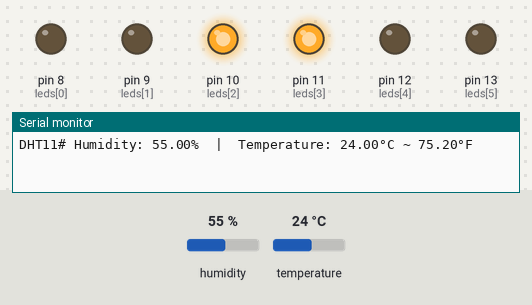
Bench run of a sketch on a simulated Arduino Uno, built with avr-gcc and run on an emulated ATmega328P. Shown: output pins drawn as LEDs (lit = HIGH), the last lines printed to the serial monitor. The test bench sets the inputs (shaded band); at power-on: temperature 24 °C, humidity 55 %.

Above: at 2.8 s.
2.9 s: temperature set to 12 °C
At 4.7 s:
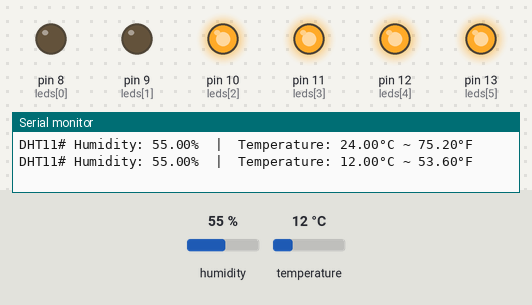
5.6 s: temperature set to 23 °C
8.3 s: temperature set to 26 °C
At 10.9 s:
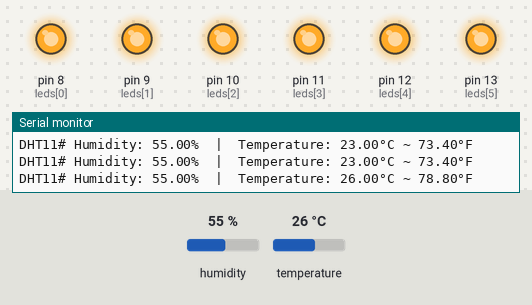
Timing chart, 0 to 12.4 s (numbered marks = the images above; inputs shaded):
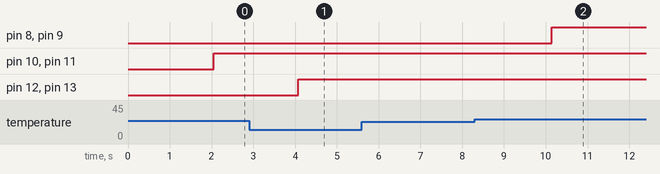

Measured:
- the behaviour switches between 24 and 25 °C on temperature (found by bisection; images 1 and 2)
- after the input at 2.9 s, pin 12 (leds[4]), pin 13 (leds[5]): LOW → HIGH after 1.2 s
- after the input at 8.3 s, pin 8 (leds[0]), pin 9 (leds[1]): LOW → HIGH after 1.8 s

The sketch:

tempSensor.ino
```cpp
const int leds[] = {8, 9, 10, 11, 12, 13};
const int ledCount = 6;


#include "DHT.h"
#define DHT11_PIN 2

DHT dht11(DHT11_PIN, DHT11);
float lastTempC;
float tempC;

void setup() {
  for (int i = 0; i < ledCount; i++)
  {
    pinMode(leds[i], OUTPUT);
  }
  Serial.begin(9600);
  dht11.begin();
  lastTempC = dht11.readTemperature();
}

void loop() {
  // wait a few seconds between measurements.
  delay(2000);
  // read humidity
  float humi  = dht11.readHumidity();
  // read temperature as Celsius
  tempC = dht11.readTemperature();
  // read temperature as Fahrenheit
  float tempF = dht11.readTemperature(true);

  // check if any reads failed
  if (isnan(humi) || isnan(tempC) || isnan(tempF)) {
    Serial.println("Failed to read from DHT11 sensor!");
  } else {
    if (lastTempC > tempC)
    {
      digitalWrite(leds[5], HIGH);
      digitalWrite(leds[4], HIGH);
    }
    else if (lastTempC < tempC)
    {
      digitalWrite(leds[0], HIGH);
      digitalWrite(leds[1], HIGH);
    }
    else if (lastTempC == tempC)
    {
      digitalWrite(leds[2], HIGH);
      digitalWrite(leds[3], HIGH);
    }

    Serial.print("DHT11# Humidity: ");
    Serial.print(humi);
    Serial.print("%");

    Serial.print("  |  ");

    Serial.print("Temperature: ");
    Serial.print(tempC);
    Serial.print("°C ~ ");
    Serial.print(tempF);
    Serial.println("°F");

  }
}


void allOff()
{
  for (int i = 0; i < ledCount; i++)
  {
    digitalWrite(leds[i], LOW);
  }
}
```
